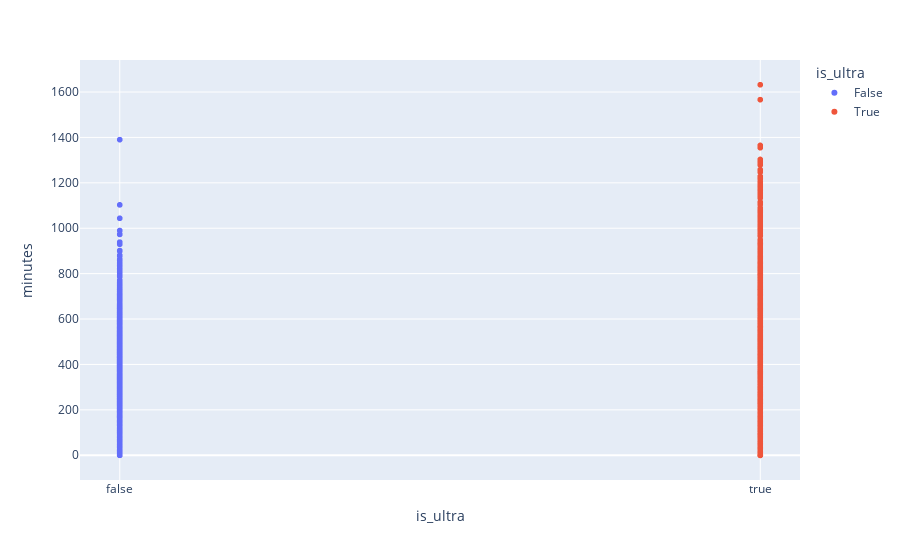

The cell this chart's notebook holds for it:
### Code cell
px.scatter(x="is_ultra", y="minutes", data_frame=user_behavior, color="is_ultra")

### Figure 1 — Plotly figure (JSON) as saved in the notebook; plotly's stock layout.template omitted (floating-point values rounded to 4 significant figures; data arrays with more than 128 entries replaced by an {"elided": "..."} marker saying what was removed)
{"data": [{"hovertemplate": "is_ultra=%{x}<br>minutes=%{y}<extra></extra>", "legendgroup": "False", "marker": {"color": "#636efa", "symbol": "circle"}, "mode": "markers", "name": "False", "showlegend": true, "type": "scattergl", "x": {"elided": "2229 bool values"}, "xaxis": "x", "y": {"elided": "2229 float values"}, "yaxis": "y"}, {"hovertemplate": "is_ultra=%{x}<br>minutes=%{y}<extra></extra>", "legendgroup": "True", "marker": {"color": "#EF553B", "symbol": "circle"}, "mode": "markers", "name": "True", "showlegend": true, "type": "scattergl", "x": {"elided": "985 bool values"}, "xaxis": "x", "y": {"elided": "985 float values"}, "yaxis": "y"}], "layout": {"legend": {"title": {"text": "is_ultra"}, "tracegroupgap": 0}, "margin": {"t": 60}, "xaxis": {"anchor": "y", "categoryarray": [false, true], "categoryorder": "array", "domain": [0, 1], "title": {"text": "is_ultra"}}, "yaxis": {"anchor": "x", "domain": [0, 1], "title": {"text": "minutes"}}}}
